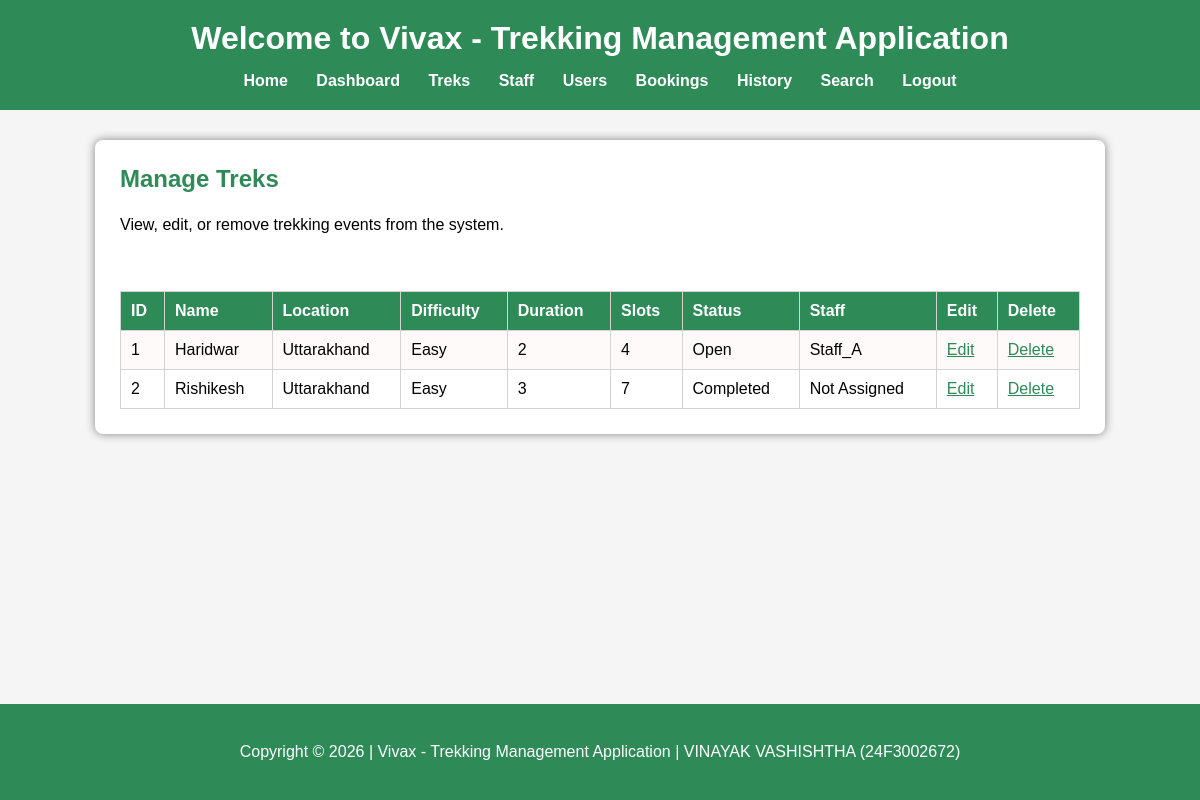
The app's page /admin/treks (signed in) with its own data.
### models.py (models this page shows)
class Trek(db.Model):
    __tablename__ = "treks"
    id = db.Column(db.Integer, primary_key=True)
    trek_name = db.Column(db.String(100), nullable=False)
    location = db.Column(db.String(100), nullable=False)
    difficulty = db.Column(db.String(20), nullable=False)
    duration = db.Column(db.Integer, nullable=False)
    available_slots = db.Column(db.Integer, nullable=False)
    status = db.Column(db.String(20), nullable=False)
    start_date = db.Column(db.Date, nullable=False)
    end_date = db.Column(db.Date, nullable=False)
    staff_id = db.Column(
        db.Integer,
        db.ForeignKey("users.id")
    )
    bookings = db.relationship(
        "Booking",
        backref="trek",
        lazy=True
    )

class User(db.Model):
    __tablename__ = "users"
    id = db.Column(db.Integer, primary_key=True)
    name = db.Column(db.String(100), nullable=False)
    email = db.Column(db.String(100), unique=True, nullable=False)
    password = db.Column(db.String(100), nullable=False)
    contact = db.Column(db.String(15), nullable=False)
    role = db.Column(db.String(20), nullable=False)
    approved = db.Column(db.Boolean, default=True)
    blacklisted = db.Column(db.Boolean, default=False)
    assigned_treks = db.relationship(
        "Trek",
        backref="staff",
        lazy=True
    )
    bookings = db.relationship(
        "Booking",
        backref="user",
        lazy=True
    )

### app.py (the view)
@app.route("/admin/treks")
def view_treks():
    if not admin_logged_in():
        return redirect("/login")
    treks = Trek.query.order_by(Trek.id).all()
    return render_template(
        "admin_treks.html",
        treks=treks
    )

### app.py (called while the page is built)
def admin_logged_in():
    return session.get("role") == "admin"

### templates/admin_treks.html
{% extends "layout.html" %}
{% block content %}
<h2>Manage Treks</h2>
<p>
    View, edit, or remove trekking events from the system.
</p>
<br>
{% if treks %}
<table>
    <tr>
        <th>ID</th>
        <th>Name</th>
        <th>Location</th>
        <th>Difficulty</th>
        <th>Duration</th>
        <th>Slots</th>
        <th>Status</th>
        <th>Staff</th>
        <th>Edit</th>
        <th>Delete</th>
    </tr>
    {% for trek in treks %}
    <tr>
        <td>{{ trek.id }}</td>
        <td>{{ trek.trek_name }}</td>
        <td>{{ trek.location }}</td>
        <td>{{ trek.difficulty }}</td>
        <td>{{ trek.duration }}</td>
        <td>{{ trek.available_slots }}</td>
        <td>{{ trek.status }}</td>
        <td>
            {% if trek.staff %}
            {{ trek.staff.name }}
            {% else %}
            Not Assigned
            {% endif %}
        </td>
        <td><a href="/admin/edit-trek/{{ trek.id }}">Edit</a></td>
        <td><a href="/admin/delete-trek/{{ trek.id }}">Delete</a></td>
    </tr>
    {% endfor %}
</table>
{% else %}
<p>
    No treks have been added yet.
</p>
{% endif %}
{% endblock %}

### templates/layout.html (shortened to what this page needs)
<!DOCTYPE html>
<html lang="en">
<head>
    <link rel="stylesheet" href="{{ url_for('static', filename='style.css') }}">
</head>
<body>
    <header>
        <h1>Welcome to Vivax - Trekking Management Application</h1>
        <nav>
            <a href="/">Home</a>
            {% if session.get("user_id") %}
            {% if session.get("role") == "admin" %}
            <a href="/admin/dashboard">Dashboard</a>
            <a href="/admin/treks">Treks</a>
            <a href="/admin/staff">Staff</a>
            <a href="/admin/users">Users</a>
            <a href="/admin/bookings">Bookings</a>
            <a href="/admin/history">History</a>
            <a href="/admin/search">Search</a>
            {% elif session.get("role") == "staff" %}
            <a href="/staff/dashboard">Dashboard</a>
            {% elif session.get("role") == "user" %}
            <a href="/user/dashboard">Dashboard</a>
            <a href="/user/treks">Available Treks</a>
            <a href="/user/bookings">My Bookings</a>
            <a href="/user/profile">Profile</a>
            {% endif %}
            <a href="/logout">Logout</a>
            {% else %}
            <a href="/login">Login</a>
            <a href="/register/user">User Register</a>
            <a href="/register/staff">Staff Register</a>
            {% endif %}
        </nav>
    </header>
    <div class="container">
        {% block content %}
        {% endblock %}
    </div>
    <footer>
        <p>
            Copyright © 2026 | Vivax - Trekking Management Application | VINAYAK VASHISHTHA (24F3002672)
        </p>
    </footer>
</body>
</html>

### static/style.css (style rules this page uses)
body { margin:0; padding:0; font-family:Arial,sans-serif; background:whitesmoke; min-height: 100vh; display: flex; flex-direction: column; }
header { background:seagreen; color:white; text-align:center; padding:20px; }
header h1 { margin:0; }
nav { margin-top:15px; }
nav a { text-decoration:none; color:white; margin:0 12px; font-weight:bold; }
.container { width:80%; margin:30px auto; background:white; padding:25px; border-radius:8px; box-shadow:0 0 10px gray; }
h2 { margin-top:0; color:seagreen; }
table { width:100%; border-collapse:collapse; margin-top:20px; background:white; }
table, th, td { border:1px solid lightgray; }
th { background:seagreen; color:white; }
th, td { padding:10px; text-align:left; }
tr:nth-child(even) { background:snow; }
a { color:seagreen; }
p { line-height:1.5; }
footer { margin-top:auto; padding:20px; text-align:center; background:seagreen; color:white; }

### records on screen
Trek: id "1", trek_name "Haridwar", location "Uttarakhand", difficulty "Easy", duration "2", available_slots "4", status "Open", staff.name "Staff_A"
Trek: id "2", trek_name "Rishikesh", location "Uttarakhand", difficulty "Easy", duration "3", available_slots "7", status "Completed", shows "Not Assigned"
